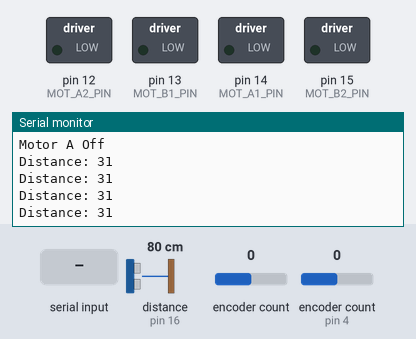
A sketch run on a simulated Arduino Uno, built with avr-gcc and run on an emulated ATmega328P. Parts: switched loads named in the sketch (green lamp = pin HIGH), the last lines printed to the serial monitor. Wiring (inferred from the names in the program): ultrasonic range finder: trigger pin 3; echo pin 16. Inputs (shaded band) come from the test bench; at power-on: distance to the obstacle (sensor on pin 16) 80 cm, encoder count 0, encoder count (sensor on pin 4) 0. The echo pulse lasts 58.3 µs per cm; pins used as bus, display or sensor lines are not drawn.

Above: at 1.2 s.
1.3 s: distance to the obstacle (sensor on pin 16) set to 2 cm
At 1.72 s:
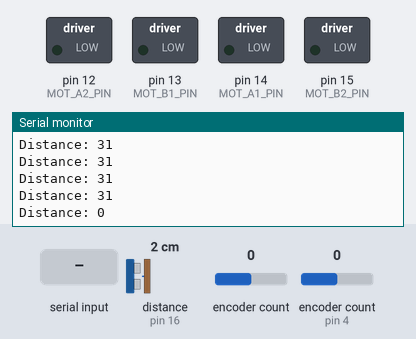
4.3 s: "1" received over Serial
6.0 s: distance to the obstacle (sensor on pin 16) set to 250 cm
At 6.26 s:
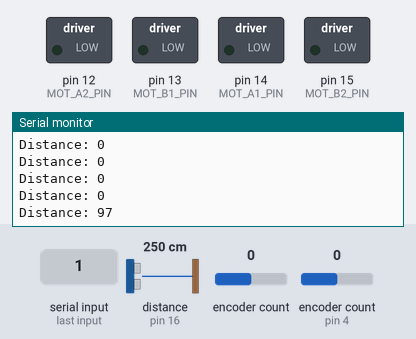
Timing chart, 0 to 9.0 s (numbered marks = the images above; inputs shaded):
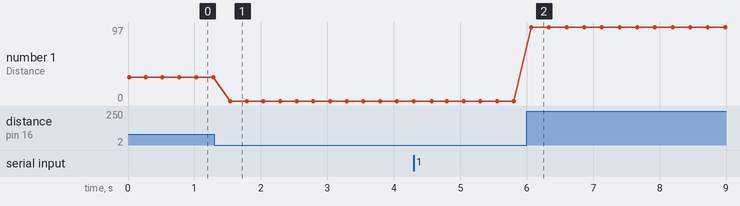

The sketch:

Bench_test_full_setup.ino
```cpp
/*
 *   LOG
 *   Tried ultrasonic
*/
#include <Encoder.h>

/*
 NodeMCU V1.0
 Board pin names to IOs
 D0 - GPIO16
 D1 - GPIO5
 D2 - GPIO4
 D3 - GPIO0
 D4 - GPIO2 (PWM)
 3V3
 GND
 D5 - GPIO14 (PWM)
 D6 - GPIO12 (PWM)
 D7 - GPIO13
 D8 - GPIO15 (PWM)
 RX - GPIO3
 TX - GPIO1
 GND
 3V3
 A0 - ADC0
 SD3 - GPIO9
 SD2 - GPIO10
*/


// Change these pin numbers to the pins connected to your encoder.
//   Best Performance: both pins have interrupt capability
//   Good Performance: only the first pin has interrupt capability
//   Low Performance:  neither pin has interrupt capability
Encoder knobA(4, 5);      // D1, D2
Encoder knobB(0, 2);      // D3, D4
//   avoid using pins with LEDs attached

// DC motor settings
const int MOT_A1_PIN = 14;    // D5
const int MOT_A2_PIN = 12;    // D6
const int MOT_B1_PIN = 13;    // D7
const int MOT_B2_PIN = 15;    // D8

// defines pins numbers for ultrasonic sensor
const int UltrasonicTrigPin = 3; //RX   16(worked); //D0                                      3(worked even plugged in loading);  //RX  14(worked); //D5     // 9(not working);    //SD3   3(not working);    // RX
const int UltrasonicEchoPin = 16; //D0  3(worked but can't be plugged in while loading); //RX 16(worked, wLEDon); //D0                  12(worked); //D6     // 10(not working);   //SD2   16(not working);   // D0
// defines variables for ultrasonic sensor
long duration1;
int distance1;

// Timer
unsigned long time1;
unsigned long time2;
unsigned long time3;

// Extra items
int doorA_has_moved;
int doorB_has_moved;
int encoder_down;
int motor_off_encoderA;
int motor_off_encoderB;
int doorA_position;
int doorB_position;
int door_triggerA;
int door_triggerB;
int door_timerA;
int door_timerB;

void setup()
{
  Serial.begin(9600); // Starts the serial communication

  // DC motor setup
  // Initialize the stepper driver control pins to output drive mode.
  pinMode(MOT_A1_PIN, OUTPUT);
  pinMode(MOT_A2_PIN, OUTPUT);
  pinMode(MOT_B1_PIN, OUTPUT);
  pinMode(MOT_B2_PIN, OUTPUT);
  // Start with drivers off, motors coasting.
  digitalWrite(MOT_A1_PIN, LOW);
  digitalWrite(MOT_A2_PIN, LOW);
  digitalWrite(MOT_B1_PIN, LOW);
  digitalWrite(MOT_B2_PIN, LOW);

  // Ultrasonic Sensor
  pinMode(UltrasonicTrigPin, OUTPUT); // Sets the trigPin as an Output
  pinMode(UltrasonicEchoPin, INPUT);  // Sets the echoPin as an Input

  // Initialize digital pin LED_BUILTIN as an output.
  //pinMode(LED_BUILTIN, OUTPUT);

  // extra initialize
  doorA_has_moved = 0;
  //doorB_has_moved = 0;
  encoder_down = 500;     // Previous test value = 1085;
  motor_off_encoderA = 0;
  //motor_off_encoderB = 0;
  door_triggerA = 0;       // Used to make doors move on fixed schedule
  //door_triggerB = 0;       // Used to make doors move on fixed schedule
  door_timerA = 6000;      // Time to wait between door changes (ms)
  //door_timerB = 6000;      // Time to wait between door changes (ms)

  //(FIX THIS TO AVOID A POWER OUTAGE TEARING MOTOR APART)
  doorA_position = 0;     // 1=up, 0=down
  //doorB_position = 0;     // 1=up, 0=down
}

// Encoder setting
long positionA  = -999;
long positionB = -999;


void loop()
{
  //digitalWrite(LED_BUILTIN, HIGH);   // turn the LED off (for some reason LOW doesn't work)

  // Set A and B encoders
  long newA, newB;
  newA = knobA.read();
  newB = knobB.read();
  if (newA != positionA || newB != positionB) {
    Serial.print("A = ");
    Serial.print(newA);
    Serial.print(", B = ");
    Serial.print(newB);
    Serial.println();
    positionA = newA;
    positionB = newB;
  }
  // if a character is sent from the serial monitor,
  // reset both back to zero.
  if (Serial.available()) {
    Serial.read();
    Serial.println("Reset both knobs to zero");
    knobA.write(0);
    knobB.write(0);
  }

  if ((door_triggerA==0) && (motor_off_encoderA==0)) {
    time2 = millis();   // Set timer after door has been triggered
    door_triggerA=1;     // Denotes that countdown has started for next door to move
  }
 /*
 if ((door_triggerB==0) && (motor_off_encoderB==0)) {
    time3 = millis();   // Set timer after door has been triggered
    door_triggerB=1;     // Denotes that countdown has started for next door to move
  }
  */

  // Ultrasonic sensor
  // Clears the UltrasonicTrigPin wait 5 micro seconds
  digitalWrite(UltrasonicTrigPin, LOW);
  delayMicroseconds(5);
  // Sets the trigPin on HIGH state for 10 micro seconds
  digitalWrite(UltrasonicTrigPin, HIGH);
  delayMicroseconds(10);
  digitalWrite(UltrasonicTrigPin, LOW);
  // Reads the echoPin, returns the sound wave travel time in microseconds
  duration1 = pulseIn(UltrasonicEchoPin, HIGH);
  // Calculating the distance
  distance1 = duration1 * 0.034 / 2 / 2.54;
  // Prints the distance on the Serial Monitor
  Serial.print("Distance: ");
  Serial.println(distance1);
  delay(250);


  if ((motor_off_encoderA==0) && ((millis()-time2)>=door_timerA) && doorA_has_moved==1 && (1==0)) {
    Serial.println("Time reached A");
    doorA_has_moved = 0;
    time1 = millis();
    if (doorA_position == 0) {            // If its down then take it up
      Serial.println("Motor A Forward");
      digitalWrite(MOT_A1_PIN, HIGH);
      digitalWrite(MOT_A2_PIN, LOW);
      while (motor_off_encoderA == 0) {
        if (knobA.read() <= -1 || millis()-time1>9000) {
          motor_off_encoderA = 1;  // Automatically turns motor off once conditions are met
        }
      }
      Serial.println(millis()-time1);

    }
    if (doorA_position == 1) {            // If its up then take it down
      Serial.println("Motor A backwards");
      digitalWrite(MOT_A1_PIN, LOW);
      digitalWrite(MOT_A2_PIN, HIGH);
      while (motor_off_encoderA == 0) {
        if (knobA.read() >= encoder_down || millis()-time1>4000) {
          motor_off_encoderA = 1;  // Automatically turns motor off once conditions are met
        }
      }
      Serial.println(millis()-time1);
    }
  }
  else
  {
    if (doorA_has_moved == 0) {
      Serial.println("Motor A Off");    // Turns off motor if the door was stopped manually or automatically
      digitalWrite(MOT_A1_PIN, LOW);
      digitalWrite(MOT_A2_PIN, LOW);
      doorA_has_moved=1;
      door_triggerA=0;
      if (motor_off_encoderA == 1) {
        Serial.println("Reset encoder A shutoff");
        motor_off_encoderA = 0;   // Bring encoder shutoff variable back to 0
        delay(100);               // Prevents any switch bounce from briefly turning on motors
      }
    }
  }
}


/* Unused

  // if the input just went from LOW and HIGH and we've waited long enough
  // to ignore any noise on the circuit, toggle the output pin and remember
  // the time
  if (Switch_reading == HIGH && Switch_previous == LOW && millis() - Switch_time > Switch_debounce) {
    if (Switch_state == HIGH)
      Switch_state = LOW;
    else
      Switch_state = HIGH;

    Switch_time = millis();
  }
  Switch_previous = Switch_reading;

*/
/* switch
   Each time the input pin goes from LOW to HIGH (e.g. because of a push-button
   press), the output pin is toggled from LOW to HIGH or HIGH to LOW.  There's
   a minimum delay between toggles to debounce the circuit (i.e. to ignore
   noise).
   David A. Mellis (21 November 2006)
*/
/*
  int inPin = 2;         // the number of the input pin
  int outPin = 13;       // the number of the output pin

  int state = HIGH;      // the current state of the output pin
  int reading;           // the current reading from the input pin
  int previous = LOW;    // the previous reading from the input pin

  // the follow variables are long's because the time, measured in miliseconds,
  // will quickly become a bigger number than can be stored in an int.
  long time = 0;         // the last time the output pin was toggled
  long debounce = 200;   // the debounce time, increase if the output flickers

  void setup()
  {
  pinMode(inPin, INPUT);
  pinMode(outPin, OUTPUT);
  }

  void loop()
  {
  reading = digitalRead(inPin);

  // if the input just went from LOW and HIGH and we've waited long enough
  // to ignore any noise on the circuit, toggle the output pin and remember
  // the time
  if (reading == HIGH && previous == LOW && millis() - time > debounce) {
    if (state == HIGH)
      state = LOW;
    else
      state = HIGH;

    time = millis();
  }

  digitalWrite(outPin, state);

  previous = reading;
  }


  if (condition1)
  {
  // do Thing A
  }
  else if (condition2)
  {
  // do Thing B
  }
  else
  {
  // do Thing C
  }
*/
```

Measured:
- after the input at 1.3 s, the serial monitor: prints a new line after 0.24 s (image 1)
- after the input at 6.0 s, the serial monitor: prints a new line after 0.07 s (image 2)
- plotted number 1: 0 → 96 after the input at 6.0 s
